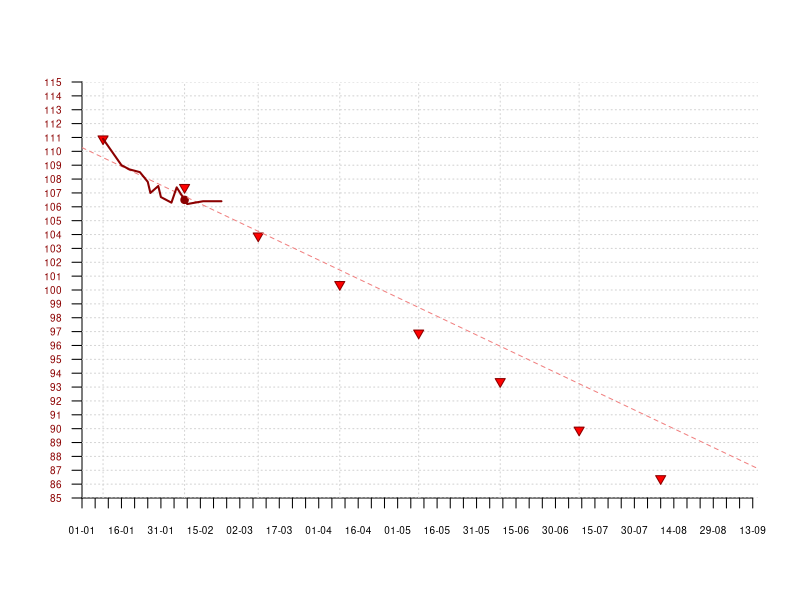

Generate this figure with R:
dates <- as.Date(c("2017-01-09",
                   "2017-01-16",
                   "2017-01-19",
                   "2017-01-23",
                   "2017-01-26",
                   "2017-01-27",
                   "2017-01-30",
                   "2017-01-31",
                   "2017-02-04",
                   "2017-02-06",
                   "2017-02-09",
                   "2017-02-10",
                   "2017-02-13",
                   "2017-02-16",
                   "2017-02-20",
                   "2017-02-23"))

vals <- c(110.9,
          109.0,
          108.7,
          108.5,
          107.8,
          107.0,
          107.5,
          106.7,
          106.3,
          107.4,
          106.5,
          106.2,
          106.3,
          106.4,
          106.4,
          106.4)

plot(dates,
     vals,
     col="black",
     pch=3,
     type="n",
     xaxt="n",
     yaxt="n",
     xaxs="i",
     yaxs="i",
     xlab="",
     ylab="",
     bty="n",
     ylim=c(85,115),
     xlim=as.Date(c("2017-01-01",
                    "2017-09-15")))

xdts <- seq(as.Date(c("2017-01-01")),
        as.Date(c("2017-09-15")),
        by=5)
xlbls <- format(xdts,
                format="%d-%m")
axis(1, 
     at=xdts,
     labels=xlbls,
     las=1,
     cex.axis=0.6)

axis(2, 
     at=seq(85,
            115,
            by=1),
     las=0.5,
     cex.axis=0.6,
     las=2,
     col.axis="darkred")

abline(h=seq(85,
             115,
             by=1),
       col="lightgrey",
       lty=3)

abline(v=as.Date(c("2017-01-09", "2017-02-09", "2017-03-09", "2017-04-09", "2017-05-09", "2017-06-09", "2017-07-09")),
       col="lightgrey",
       lty=3)

dts <- as.Date(c("2017-01-09","2017-02-09","2017-03-09","2017-04-09","2017-05-09","2017-06-09","2017-07-09","2017-08-09"),
                 "%Y-%m-%d")
lbls <- format(dts, format="%d.%m")

points(dts,
       c(110.9, 107.4, 103.9, 100.4, 96.9, 93.4, 89.9, 86.4),
       pch=25,
       cex=1,
       col="darkred",
       bg="red")
points(as.Date("2017-02-09",
               "%Y-%m-%d"),
       106.5,
       col="darkred",
       pch=19)

df <- data.frame(x=dates,
                 y=vals)
lf <- lm(y ~ x, 
         data = df)
abline(lf,
       lty=2,
       col="lightcoral")
lines(dates,
      vals,
      lwd=2,
      col="darkred")

BMI = function(height_m,weight_kg){(1.3*weight_kg/(height_m)^2.5)}
h = 1.85
w = vals
my_bmi = data.frame(h,w)
my_bmi$bmi = BMI(my_bmi$h,
                 my_bmi$w)

# par(new = TRUE)
# plot(dates,
#      my_bmi$bmi,
#      axes=F,
#      xlab=NA,
#      ylab=NA,
#      col="darkblue",
#      pch=18,
#      #type="n",
#      #xaxt="n",
#      #yaxt="n",
#      xaxs="i",
#      yaxs="i",
#      #xlab="",
#      #ylab="",
#      bty="n",
#      ylim=c(21,35),
#      xlim=as.Date(c("2017-01-01",
#                     "2017-09-15")),
#      panel.first = rect(0.1,#dates[1],
#                         30,
#                         as.Date("2017-10-01"),
#                         34.99,
#                         col='lightcoral', 
#                         border=NA,
#                         alpha=0.2))
# axis(4, 
#      at=seq(20,
#             35,
#             by=1),
#      las=0.5,
#      cex.axis=0.6,
#      las=2,
#      col.axis="darkblue")
# 
# my_bmi$bmi
# #
# #rect(100,#xleft 
# #     300,#ybottom 
# #     125,#xright 
# #     350 #ytop)
